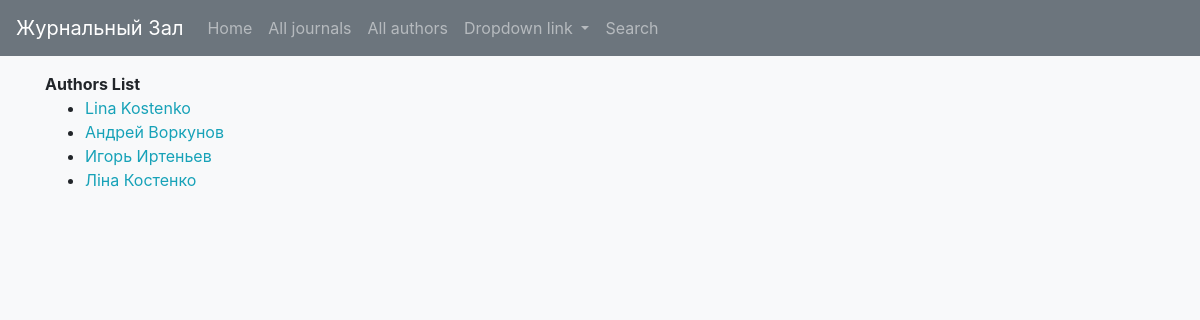
Page /catalog/authors/ on the earlier database version.
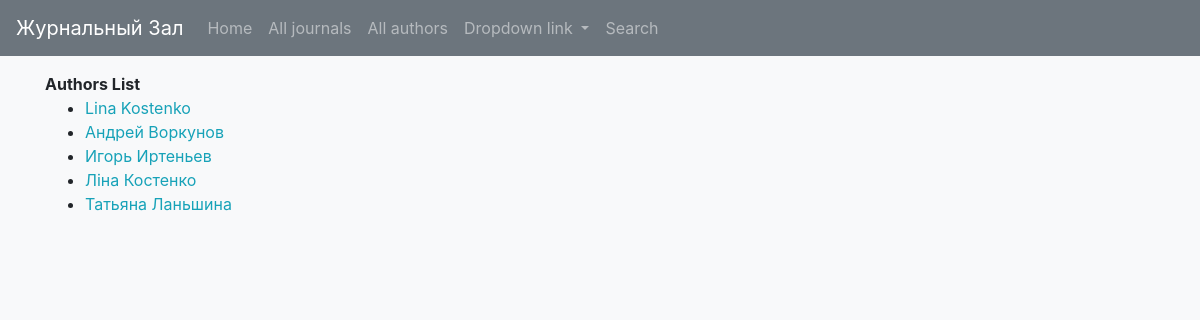
Same page on the later database version.
### catalog/models.py (models this page shows, shortened)
class Author(models.Model):
    first_name = models.CharField(max_length=100)
    last_name = models.CharField(max_length=100)
    full_name = str(first_name) + " " + str(last_name)
    class Meta:
        ordering = ['first_name', 'last_name']
    def get_absolute_url(self):
        return reverse('author-detail', args=[str(self.id)])

### catalog/views.py (the view)
# urls.py: path('authors/', views.AuthorListView.as_view(), name='authors'),
class AuthorListView(generic.ListView):
    model = Author

### catalog/templates/catalog/author_list.html
{% extends "catalog/base_generic.html" %}
{% block content %}
  <strong>Authors List</strong>
  {% if author_list %}
  <ul>
    {% for author in author_list %}
      <li>
        <a class="text-info" href="{{ author.get_absolute_url }}">{{ author.first_name }} {{ author.last_name }}</a>
      </li>
    {% endfor %}
  </ul>
  {% else %}
    <p>There are no authors in our database.</p>
  {% endif %}
{% endblock %}

Differences in the rows shown:
added Author: first_name "Татьяна", last_name "Ланьшина"
